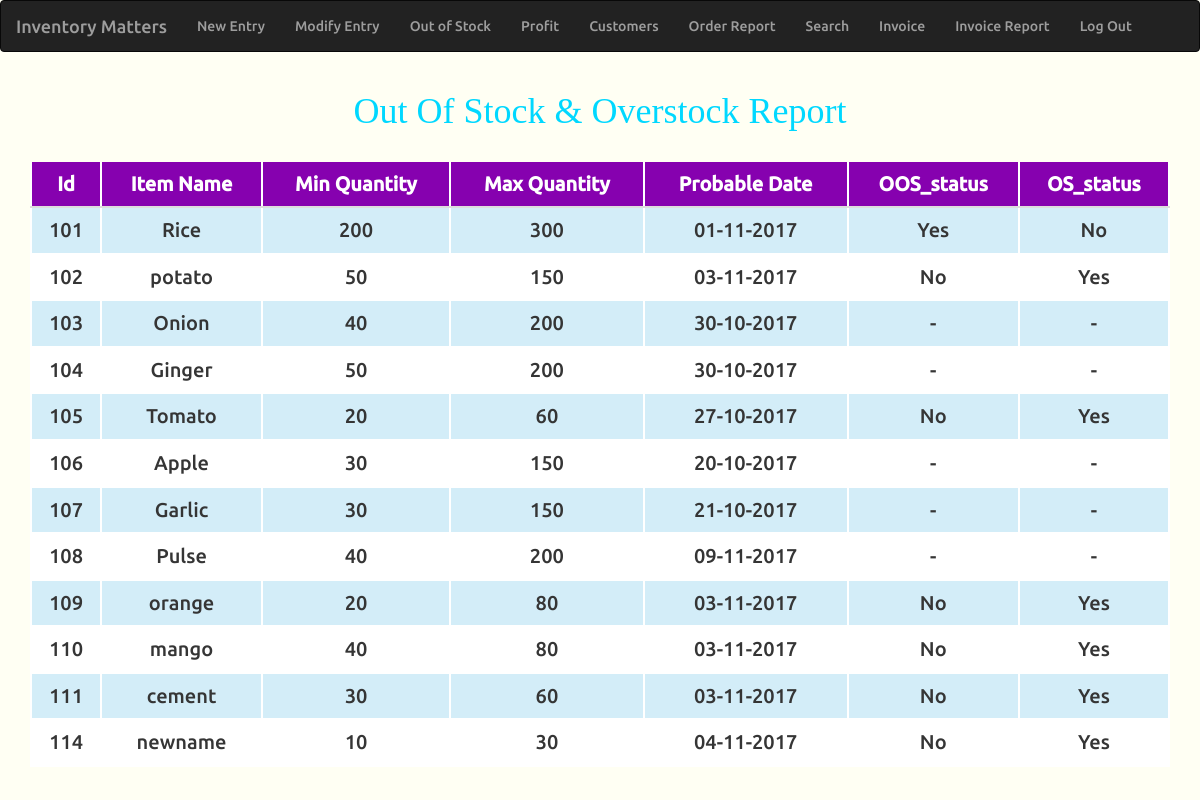
The page /outofstock.php on the database its author committed.
### tables this page shows
CREATE TABLE `out_stock` (
  `Id` int(11) NOT NULL,
  `Item_name` varchar(20) NOT NULL,
  `Min_quant` double NOT NULL,
  `Max_quant` double NOT NULL,
  `Probable_date` date NOT NULL,
  `entry_id` int(11) NOT NULL,
  `OOS_status` varchar(10) NOT NULL,
  `OS_status` varchar(10) NOT NULL
);

### outofstock.php (the view, shortened to what this page needs)
<!DOCTYPE html>
<?php
		include('include/our_connect.php');
        $sql=  '\'UPDATE out_stock, inventory set out_stock.OOS_status=\'Yes\', out_stock.OS_status=\'No\'\n"
         . "        		WHERE inventory.Quantity < out_stock.Min_quant*1.20 AND inventory.entry_id = out_stock.entry_id"';
		mysqli_query($conn, $sql);
		$sql= '\'UPDATE out_stock, inventory set out_stock.OOS_status=\'No\', out_stock.OS_status=\'Yes\'
		      WHERE inventory.Quantity > out_stock.Max_quant*0.80 AND inventory.entry_id = out_stock.entry_id';
        mysqli_query($conn, $sql);
       $sql= 'UPDATE out_stock, inventory set out_stock.OOS_status=\'-\', out_stock.OS_status=\'-\' WHERE inventory.Quantity < out_stock.Max_quant*0.80 AND inventory.Quantity > out_stock.Min_quant*1.20 AND inventory.entry_id = out_stock.entry_id';
			  mysqli_query($conn, $sql);
		$sql = 'SELECT *
			FROM out_stock';
		$query = mysqli_query($conn, $sql);
	 ?>
<html>
<head>
  <link rel="stylesheet" href="css/bootstrap.min.css">
  <link rel="stylesheet" href="font-awesome/css/font-awesome.min.css">
  <link rel="stylesheet" href="css/all.css">
  <link rel="stylesheet" href="css/table.css">
</head>
<body>
	<?php include('include/nav.php'); ?>
	<div class="container container-fluid">
		<table class="data-table table table-responsive">
			<h1 class="in-middle txtgreen">Out Of Stock & Overstock Report</h1> <br>
			<thead>
				<tr>
					<th>Id</th>
					<th>Item Name</th>
					<th>Min Quantity</th>
					<th>Max Quantity</th>
					<th>Probable Date</th>
					<th>OOS_status</th>
					<th>OS_status</th>
				</tr>
			</thead>
			<tbody>
				<?php
					while ($row = mysqli_fetch_array($query)) {
				echo '<tr>
				<td>'.$row['Id'].'</td>
				<td>'.$row['Item_name'].'</td>
				<td>'.$row['Min_quant'].'</td>
				<td>'.$row['Max_quant'].'</td>
				<td>'.date("d-m-Y", strtotime($row['Probable_date'])).'</td>
				<td>'.$row['OOS_status'].'</td>
				<td>'.$row['OS_status'].'</td>
					</tr>';
					}
				?>
			</tbody>
		</table>
	</div>
</body>
</html>

### css/all.css (style rules this page uses)
body { background-color: #fffff3 !important; font-family: "ourFont"; }
h1, h2, h3, h4, h5, h6 { text-transform: capitalize; color: #FB9902 !important; font-family: 'Lobster'; }
.in-middle { margin-left: auto; margin-right: auto; text-align: center; }
.txtgreen { color: #00D8FF !important; font-family: 'Lobster' !important; }

### css/table.css (style rules this page uses)
table { margin: auto; font-family: "ourFont", "Lucida Sans Unicode", "Lucida Grande", "Segoe Ui"; font-size: 15px; }
table td { transition: all .5s; text-align: center; }
.data-table { border-collapse: collapse; font-size: 20px; min-width: 537px; }
.data-table th, .data-table td { border: 2px solid white;#2A0934; padding: 7px 17px; }
.data-table thead th { background-color: #8601AF; color: white; text-transform: capitalize; text-align:center; }
.data-table tbody td { color: #353535; background-color: #ffffff; }
.data-table tbody tr:nth-child(odd) td { background-color: #d3edf8 ; }

### rows shown on the page
out_stock: Id "101", Item_name "Rice", Min_quant "200", Max_quant "300", Probable_date "01-11-2017", OOS_status "Yes", OS_status "No"
out_stock: Id "102", Item_name "potato", Min_quant "50", Max_quant "150", Probable_date "03-11-2017", OOS_status "No", OS_status "Yes"
out_stock: Id "103", Item_name "Onion", Min_quant "40", Max_quant "200", Probable_date "30-10-2017", OOS_status "-", OS_status "-"
out_stock: Id "104", Item_name "Ginger", Min_quant "50", Max_quant "200", Probable_date "30-10-2017", OOS_status "-", OS_status "-"
out_stock: Id "105", Item_name "Tomato", Min_quant "20", Max_quant "60", Probable_date "27-10-2017", OOS_status "No", OS_status "Yes"
out_stock: Id "106", Item_name "Apple", Min_quant "30", Max_quant "150", Probable_date "20-10-2017", OOS_status "-", OS_status "-"
out_stock: Id "107", Item_name "Garlic", Min_quant "30", Max_quant "150", Probable_date "21-10-2017", OOS_status "-", OS_status "-"
out_stock: Id "108", Item_name "Pulse", Min_quant "40", Max_quant "200", Probable_date "09-11-2017", OOS_status "-", OS_status "-"
out_stock: Id "109", Item_name "orange", Min_quant "20", Max_quant "80", Probable_date "03-11-2017", OOS_status "No", OS_status "Yes"
out_stock: Id "110", Item_name "mango", Min_quant "40", Max_quant "80", Probable_date "03-11-2017", OOS_status "No", OS_status "Yes"
out_stock: Id "111", Item_name "cement", Min_quant "30", Max_quant "60", Probable_date "03-11-2017", OOS_status "No", OS_status "Yes"
out_stock: Id "114", Item_name "newname", Min_quant "10", Max_quant "30", Probable_date "04-11-2017", OOS_status "No", OS_status "Yes"
